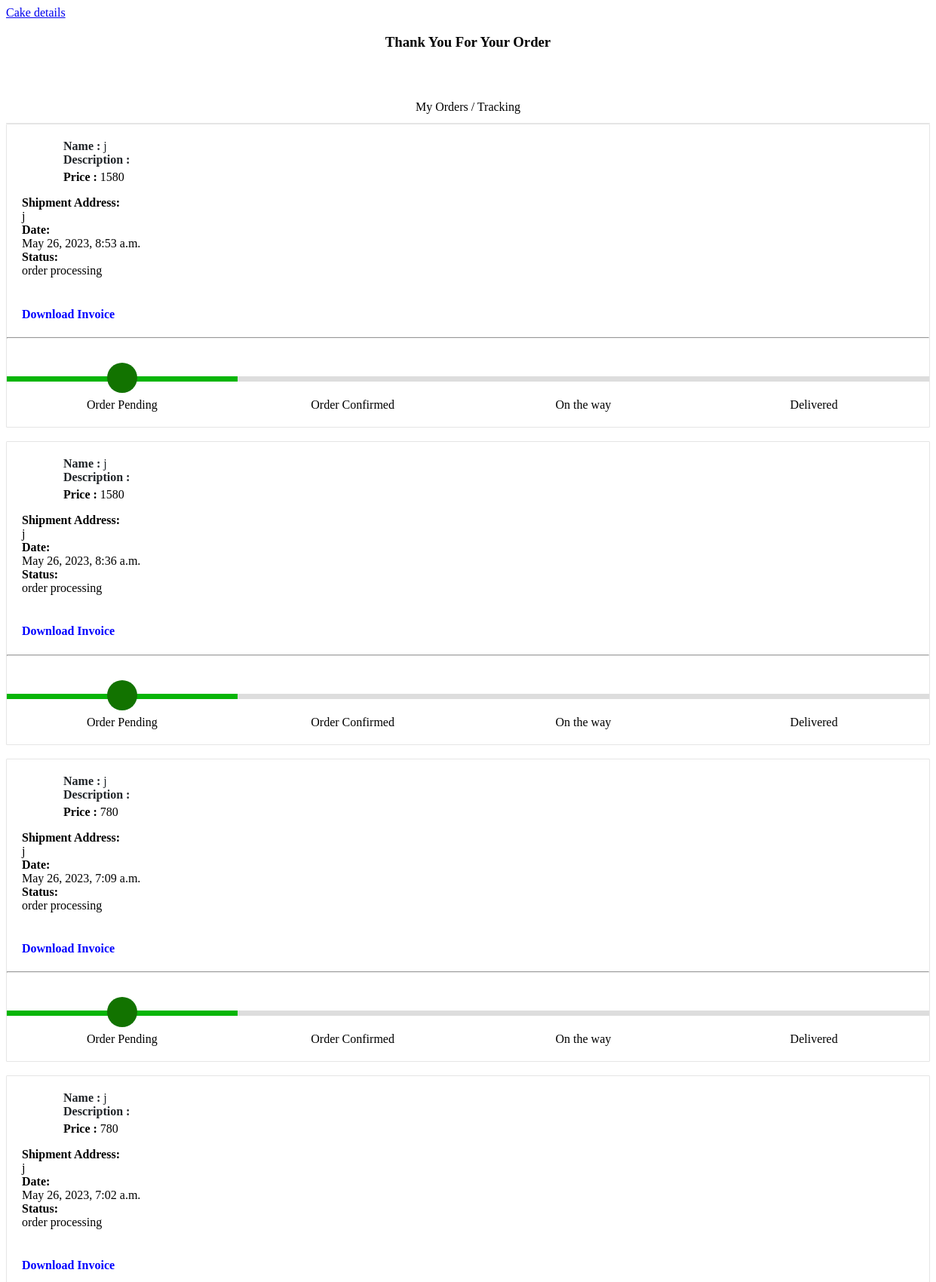
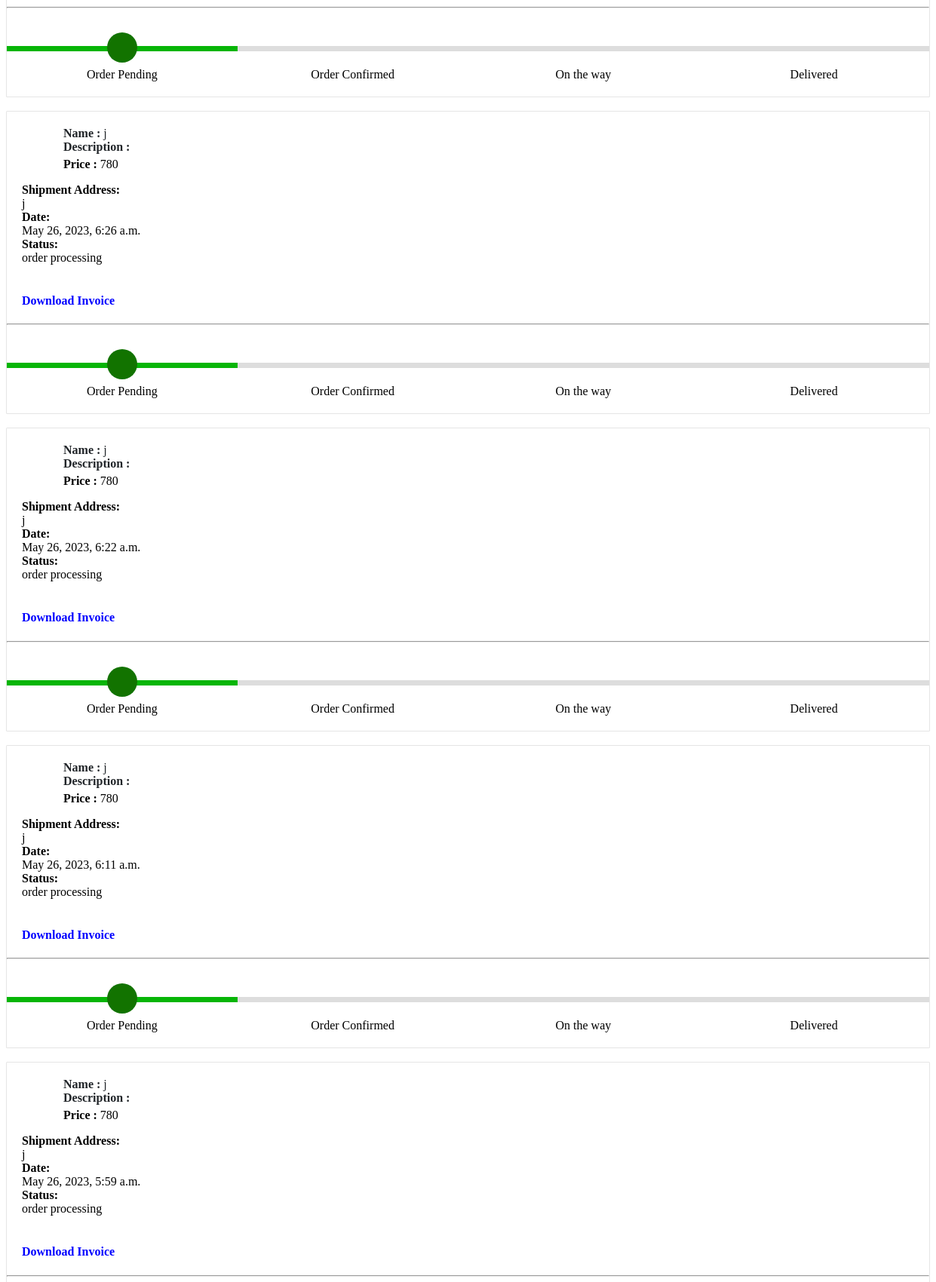
Page /user_order_status (signed in, upper part) on the committed database (2 pictures, top to bottom).
### devas/models.py (models this page shows)
class registration(models.Model):
    user_id = models.IntegerField(primary_key=True)
    fname = models.CharField(max_length=90)
    lname = models.CharField(max_length=90)
    contact = models.IntegerField()
    address = models.CharField(max_length=100)
    pin = models.IntegerField()
    email = models.CharField(max_length=40)
    passwd = models.CharField(max_length=40)
    confirmpasswd= models.CharField(max_length=40)
    def __str__(self):
        return self.fname

class Orders(models.Model):
    cart = models.ForeignKey(cart, on_delete=models.CASCADE)
    customer = models.ForeignKey(registration, on_delete=models.CASCADE)
    total = models.PositiveIntegerField()
    order_status = models.CharField(max_length=50, choices=ORDER_STATUS)
    created_at = models.DateTimeField(auto_now_add=True)
    address = models.CharField(max_length=100, default="ssss")
    mobile  = models.CharField(max_length=50, default="45678")

### devas/views.py (the view)
# urls.py: path('user_order_status', views.user_order_status),
def user_order_status(request):
    up = registration.objects.get(email=request.session['user_name'])
    u = registration.objects.filter(email=request.session['user_name'])
    print(up.email)
    user_d = Orders.objects.filter(customer=up).order_by('-id')
    for i in user_d:
        print(i.customer)
        print(i.total)
    context = {'order_status': user_d, 'uname': u}
    return render(request, './devas/user_order_status.html', context)

### devas/templates/devas/user_order_status.html (shortened to what this page needs)
{%load static%}
<html>
    <body>
<section id="services" class="services section-bg">
<a href="user_cake_details">Cake details</a>
<br>
    {% for x in uname %}
<h3 style="text-align:center;">Thank You For Your Order  <strong>{{ x.name }}</strong> </h3> <br><br>
    {% endfor %}
<div class="container">
    <header class="card-header" style="text-align:center;"> My Orders / Tracking </header>
    {% for x in order_status %}
    <article class="card">
        <div class="card-body">
            <ul class="row" style="margin-left:20px;margin-top:20px;">
                <li class="col-md-4">
                  <figure class="itemside mb-3">
                      <figcaption class="info align-self-center">
                          <p class="title"><strong>Name : </strong>{{x.customer}} <br>
                              <strong>Description : </strong></p> <span class=""><strong>Price : </strong>{{x.total}} </span>
                          <BR>
                      </figcaption>
                  </figure>
                </li>
                <li class="col-md-4">
                    <div class="col"> <strong>Shipment Address:</strong> <br> {{x.address}}</div>
                     <div class="col"> <strong>Date:</strong> <br> {{x.created_at }}</div>
                </li>
                <li class="col-md-4">
                    <div class="col"> <strong>Status:</strong> <br> {{x.order_status}} </div> <br>
                    <h4><a style="text-decoration:none; color:blue;" href="" >Download Invoice</a></h4>
                </li>
            </ul>
            <hr>
            <div class="track">
                {%if x.order_status == 'order processing' %}
                <div class="step active"> <span class="icon">  </span> <span class="text">Order Pending</span> </div>
                <div class="step  "> <span class="icon">  </span> <span class="text"> Order Confirmed</span> </div>
                <div class="step "> <span class="icon">  </span> <span class="text"> On the way </span> </div>
                <div class="step "> <span class="icon">  </span> <span class="text">Delivered</span> </div>
                {%endif%}
            </div>
        </div>
    </article><br>
    {%endfor%}
</div>
<br><br><br><br><br>
</section>
</body>
</html>

### devas/templates/devas/user_order_status.html (style rules this page uses)
.container { margin-top: 0px; margin-bottom: 0px }
.card { position: relative; display: -webkit-box; display: -ms-flexbox; display: flex; -webkit-box-orient: vertical; -webkit-box-direction: normal; -ms-flex-direction: column; flex-direction: column; min-width: 0; word-wrap: break-word; background-color: #fff; background-clip: border-box; border: 1px solid rgba(0, 0, 0, 0.1); border-radius: 0.10rem }
.card-header:first-child { border-radius: calc(0.37rem - 1px) calc(0.37rem - 1px) 0 0 }
.card-header { padding: 0.75rem 1.25rem; margin-bottom: 0; background-color: #fff; border-bottom: 1px solid rgba(0, 0, 0, 0.1) }
.track { position: relative; background-color: #ddd; height: 7px; display: -webkit-box; display: -ms-flexbox; display: flex; margin-bottom: 60px; margin-top: 50px }
.track .step { -webkit-box-flex: 1; -ms-flex-positive: 1; flex-grow: 1; width: 25%; margin-top: -18px; text-align: center; position: relative }
.track .step.active:before { background:rgb(7, 181, 7); }
.track .step::before { height: 7px; position: absolute; content: ""; width: 100%; left: 0; top: 18px }
.track .step.active .icon { background: #127300; color: #fff }
.track .icon { display: inline-block; width: 40px; height: 40px; line-height: 40px; position: relative; border-radius: 100%; background: #ddd padding: 0 0 0 11px; }
.track .step.active .text { font-weight: 400; color: #000 }
.track .text { display: block; margin-top: 7px }
.itemside { position: relative; display: -webkit-box; display: -ms-flexbox; display: flex; width: 100% }
ul.row, ul.row-sm { list-style: none; padding: 0 }
.itemside .info { padding-left: 15px; padding-right: 7px }
.itemside .title { display: block; margin-bottom: 5px; color: #212529 }
p { margin-top: 0; margin-bottom: 1rem }

### rows in the picture
Orders: customer "j", total "1580", address "j", created_at "May 26, 2023, 8:53 a.m.", order_status "order processing", shows "Order Pending"
Orders: customer "j", total "1580", address "j", created_at "May 26, 2023, 8:36 a.m.", order_status "order processing", shows "Order Pending"
Orders: customer "j", total "780", address "j", created_at "May 26, 2023, 7:09 a.m.", order_status "order processing", shows "Order Pending"
Orders: customer "j", total "780", address "j", created_at "May 26, 2023, 7:02 a.m.", order_status "order processing", shows "Order Pending"
Orders: customer "j", total "780", address "j", created_at "May 26, 2023, 6:26 a.m.", order_status "order processing", shows "Order Pending"
Orders: customer "j", total "780", address "j", created_at "May 26, 2023, 6:22 a.m.", order_status "order processing", shows "Order Pending"
Orders: customer "j", total "780", address "j", created_at "May 26, 2023, 6:11 a.m.", order_status "order processing", shows "Order Pending"
Orders: customer "j", total "780", address "j", created_at "May 26, 2023, 5:59 a.m.", order_status "order processing"
